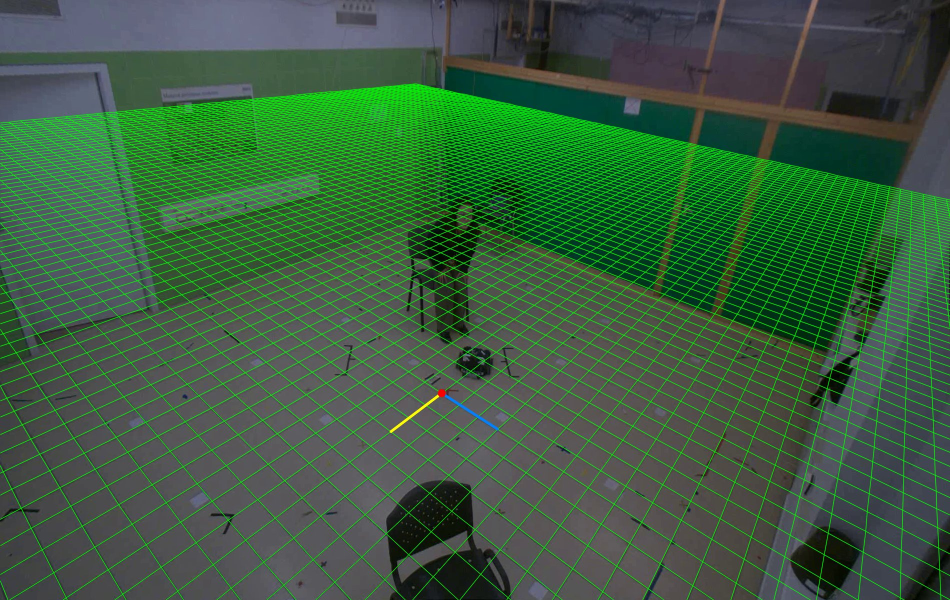
#> input picture tracking/calibration/floor_map_low.jpg, 1900 x 1200 px, given in place of basler_record_20261012_171200.mp4, which was not available (shown at 1/2 size)
$ python calibrate.py   (older library calls are emulated)
#> lines starting #> are read from the running program, lines starting #| are printed output that depends on the picture; pictures that were not available may be replaced by others from this repository, and a replacement may not be noted
### tracking/common.py
"""Paths, lens correction and people detection shared by the tracking scripts."""
import os

import cv2
import numpy as np
from ultralytics import YOLO

SCRIPT_DIR = os.path.dirname(os.path.abspath(__file__))
CALIB_DIR = os.path.join(SCRIPT_DIR, "calibration")
POSE_MODEL_PATH = os.path.join(SCRIPT_DIR, "models", "yolo11s-pose.pt")
OBJECT_MODEL_PATH = os.path.join(SCRIPT_DIR, "..", "training", "runs", "yolo26n_e30", "weights", "best.pt")

POSE_CONF = 0.25      # minimum confidence for a person box
TRACKER = "bytetrack.yaml"


def lens_correction(width, height):
    """Returns a function frame -> lens-corrected frame, for frames of the given size."""
    K = np.load(os.path.join(CALIB_DIR, "camera_matrix.npy"))
    D = np.load(os.path.join(CALIB_DIR, "distortion_coefficients.npy"))
    new_K, _ = cv2.getOptimalNewCameraMatrix(K, D, (width, height), 0, (width, height))
    map1, map2 = cv2.initUndistortRectifyMap(K, D, None, new_K, (width, height), cv2.CV_16SC2)
    return lambda frame: cv2.remap(frame, map1, map2, interpolation=cv2.INTER_LINEAR)


# [4 lines left out: function camera_positions, not called in this run]


def load_floor_map(camera):
    return np.load(os.path.join(CALIB_DIR, f"floor_map_{camera}.npy"))


class PeopleDetector:
    """YOLO pose model in tracking mode: every person gets a persistent id."""

    def __init__(self):
        self.model = YOLO(POSE_MODEL_PATH)

    # [15 lines left out: functions detect, put_label, not called in this run]

### tracking/calibrate.py
"""
Build the floor map (pixels -> metres on the floor) for one camera position by clicking tile corners.

Set the settings below, then:  .venv\\Scripts\\python.exe tracking\\calibrate.py
Procedure and origin convention: calibration/README.md. Keys: u undo last click, q abort.
"""
import json
import os

import cv2
import numpy as np

from common import CALIB_DIR, SCRIPT_DIR, lens_correction

# ---- Settings ----  (existing maps: steep = 171200 at 20 s, low = 180049 at 30 s)
VIDEO_PATH = os.path.join(SCRIPT_DIR, "..", "videos", "basler_record_20261012_171200.mp4")
FRAME_SEC = 20          # second of the video to take the frame from (floor visible)
CAMERA = "steep"        # name of the camera position; saved as floor_map_<CAMERA>.npy
POINTS = 6              # tile corners to click, at least 4

TILE_PITCH_M = 0.198    # 19.4 cm tile + 0.4 cm gap
DISPLAY_SCALE = 0.5


def click_points(frame, n):
    """Shows the frame and collects n clicks, each snapped to the nearest image corner. None if aborted."""
    gray = cv2.cvtColor(frame, cv2.COLOR_BGR2GRAY)
    pts = []
    win = f"calibrate: click {n} tile corners spread over the whole floor (u = undo, q = abort)"

    def redraw():
        disp = cv2.resize(frame, None, fx=DISPLAY_SCALE, fy=DISPLAY_SCALE)
        for i, (x, y) in enumerate(pts):
            p = (int(x * DISPLAY_SCALE), int(y * DISPLAY_SCALE))
            cv2.circle(disp, p, 6, (0, 0, 255), 2)
            cv2.putText(disp, str(i + 1), (p[0] + 8, p[1] - 8), cv2.FONT_HERSHEY_SIMPLEX, 0.8, (0, 0, 255), 2)
        cv2.imshow(win, disp)

    # [7 lines left out: function on_mouse, not called in this run]

    cv2.namedWindow(win, cv2.WINDOW_AUTOSIZE)
    cv2.setMouseCallback(win, on_mouse)
    redraw()
    while True:
        k = cv2.waitKey(30) & 0xFF
        if k == ord("q"):
            cv2.destroyWindow(win)
            return None
        if k == ord("u") and pts:
            pts.pop()
            redraw()
        if len(pts) == n:
            cv2.waitKey(300)
            break
    cv2.destroyWindow(win)
    return pts


# [41 lines left out: functions ask_tile_coords, draw_grid, not called in this run]


def main():
    if POINTS < 4:
        raise SystemExit("POINTS must be at least 4")

    cap = cv2.VideoCapture(VIDEO_PATH)
    cap.set(cv2.CAP_PROP_POS_MSEC, FRAME_SEC * 1000)
    ok, frame = cap.read()
#> frame is the input picture: shape (1200, 1900, 3); mean B, G, R 64.5, 92.5, 60
    cap.release()
    if not ok:
        raise SystemExit(f"Could not read a frame from {VIDEO_PATH}")
    frame = lens_correction(frame.shape[1], frame.shape[0])(frame)
#> (reads tracking/calibration/camera_matrix.npy from the repository)
#> (reads tracking/calibration/distortion_coefficients.npy from the repository)
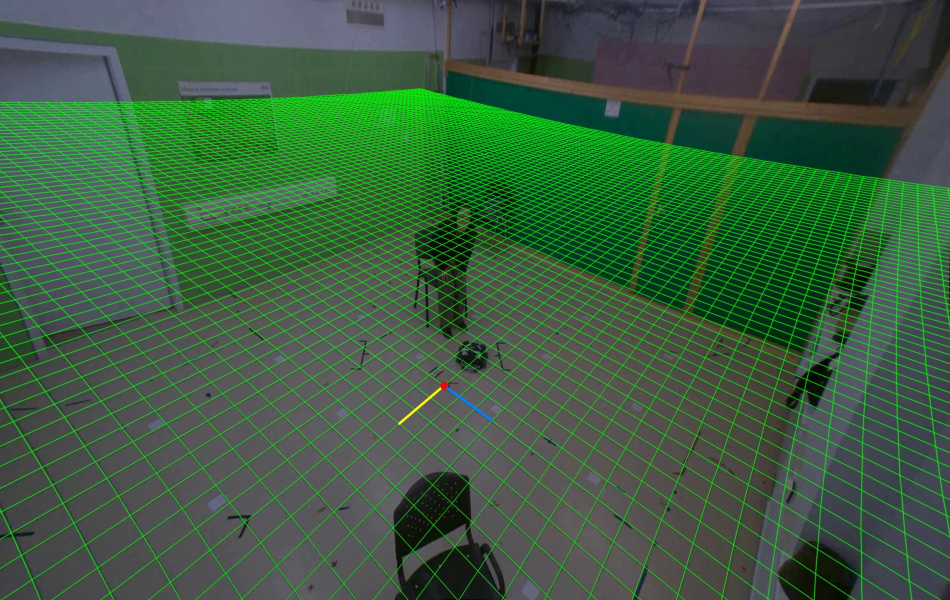
#> frame: shape (1200, 1900, 3) (shown at 1/2 size); mean B, G, R 64.8, 92.5, 60.1

    pts_px = click_points(frame, POINTS)
#> in click_points, `gray = cv2.cvtColor(frame, cv2.COLOR_BGR2GRAY)`:
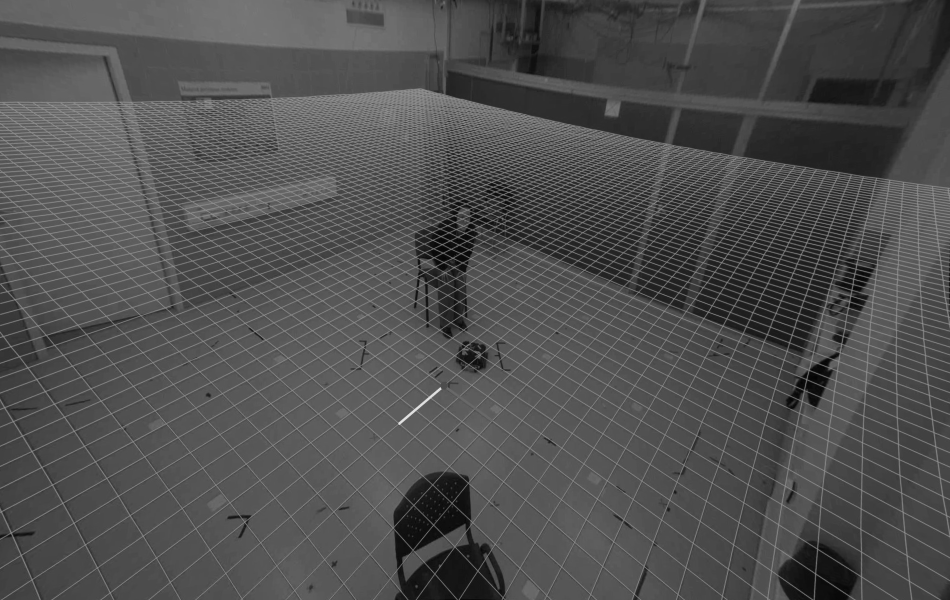
#> gray: shape (1200, 1900) (shown at 1/2 size); min 1, max 232, mean 79.7
#> in redraw, `cv2.imshow(win, disp)`:
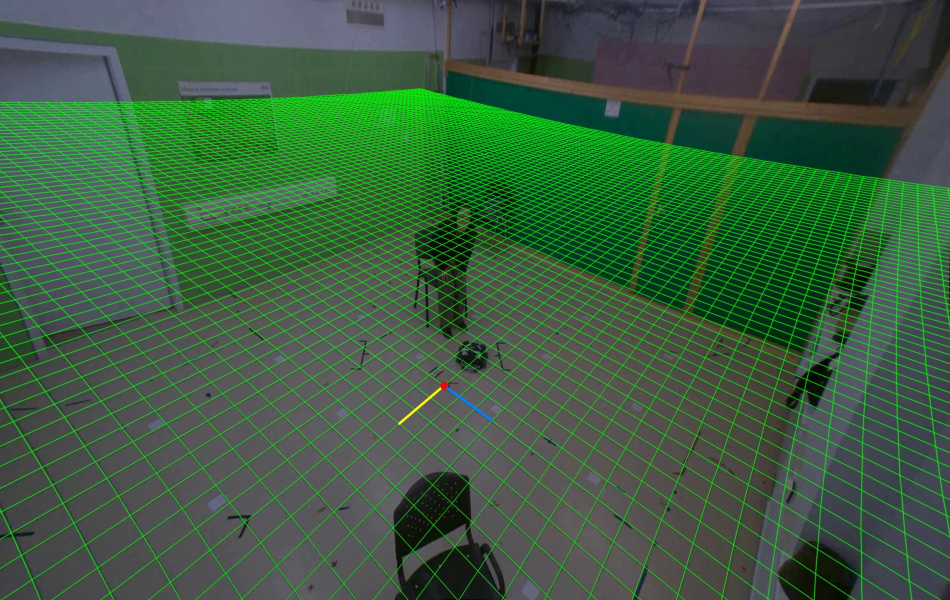
#> window 'calibrate: click 6 tile corner': shape (600, 950, 3); mean B, G, R 64.9, 92.7, 60.2
#> (key q is pressed here)
    if pts_px is None:
#> (the run stopped early here; a loop or call above may not have finished)
